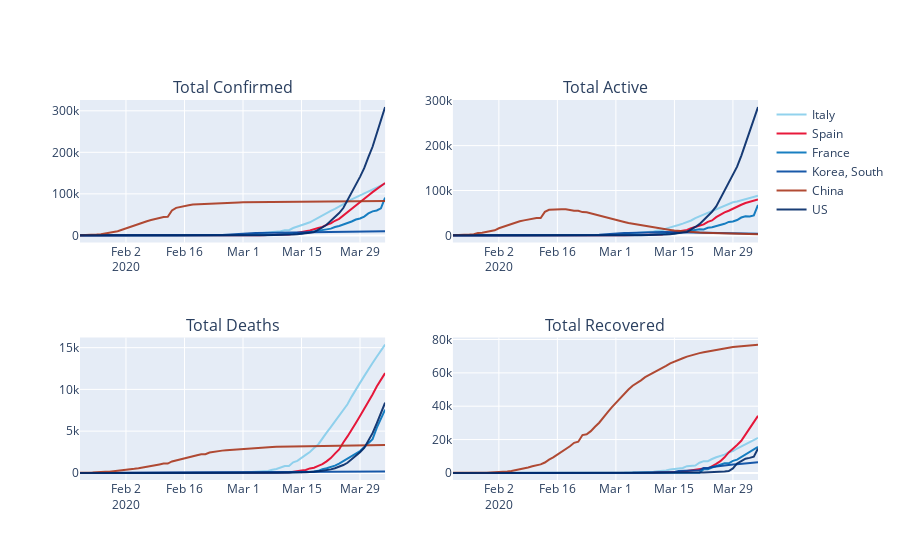

Notebook source saved alongside this figure:
### Code cell
covid.countries_subplots(COUNTRIES)
